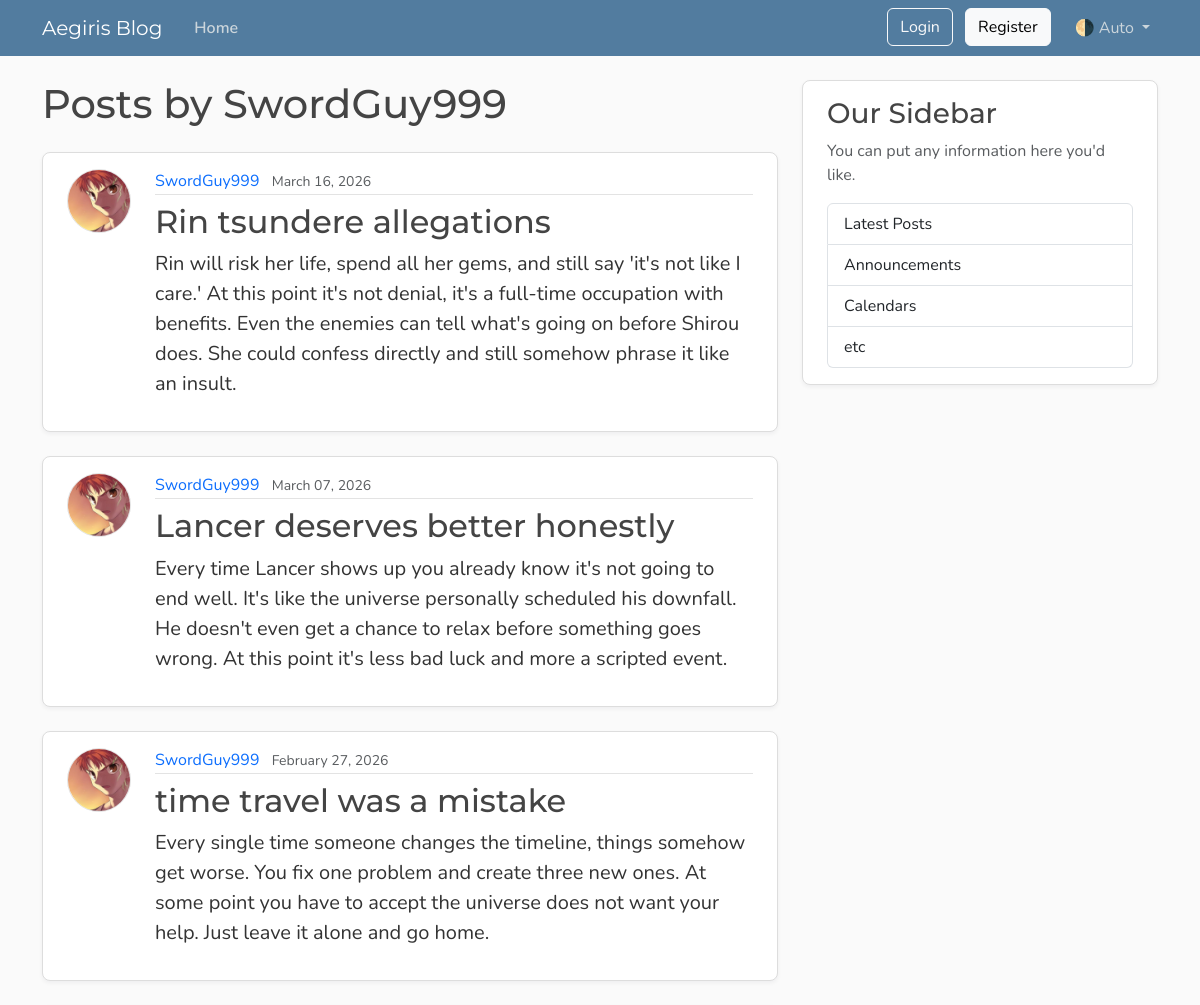
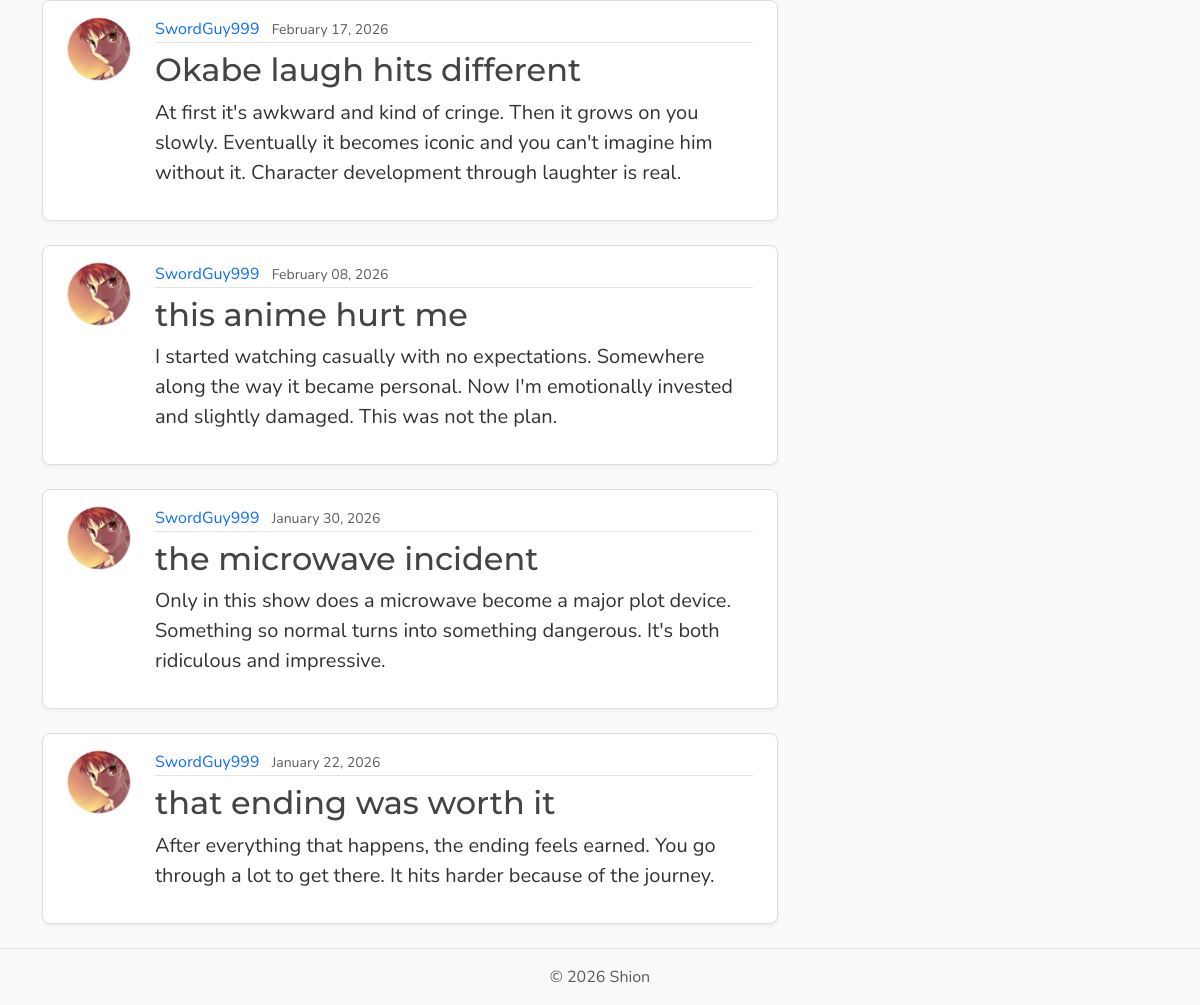
Screenshot of /users/4/posts with the database file from the repository (2 pictures, top to bottom).
### models.py (models this page shows, shortened)
class User(Base):
    __tablename__ = "users"
    id: Mapped[int] = mapped_column(Integer, primary_key= True, index= True)
    username: Mapped[str] = mapped_column(String(50), unique= True, nullable= False)
    email: Mapped[str] = mapped_column(String(120), unique= True, nullable= False)
    password_hash: Mapped[str] = mapped_column(String(200), nullable=False)
    image_file: Mapped[str | None] = mapped_column(String(200), nullable=True, default=None)
    posts: Mapped[list[Post]] = relationship(back_populates="author", cascade="all, delete-orphan")

class Post(Base):
    __tablename__ = "posts"
    id: Mapped[int] = mapped_column(Integer, primary_key= True, index= True)
    title: Mapped[str] = mapped_column(String(100), nullable= False)
    content: Mapped[str] = mapped_column(Text, nullable= False)
    user_id: Mapped[str | None] = mapped_column(ForeignKey("users.id"), nullable=True, index=True)
    date_posted: Mapped[datetime] = mapped_column(DateTime(timezone=True),default=lambda: datetime.now(UTC))
    author: Mapped[User] = relationship(back_populates="posts")

### main.py (the view)
@app.get("/users/{user_id}/posts", include_in_schema=False, name='user_posts')
async def user_posts_page(request: Request, user_id: int, db: Annotated[AsyncSession, Depends(get_db)]):
    result = await db.execute(select(models.User).where(models.User.id == user_id))
    user = result.scalars().first()
    if not user:
        raise HTTPException(status_code=status.HTTP_404_NOT_FOUND)
    result = await db.execute(
        select(models.Post).options(selectinload(models.Post.author)).where(models.Post.user_id == user_id)
        .order_by(models.Post.date_posted.desc())
        )
    posts = result.scalars().all()
    return templates.TemplateResponse(request, "user_posts.html", {"posts": posts, "user": user, "title": f"{user.username}'s posts"})

### templates/user_posts.html
{% extends "layout.html" %}
{% block content %}
  <h1 class="mb-4">Posts by {{ user.username }}</h1>
  {% for post in posts %}
    <article class="content-section py-3 px-4 mb-4">
      <div class="d-flex align-items-start gap-4">
        <img class="rounded-circle article-img flex-shrink-0"
             src="{{ post.author.image_path }}"
             alt="{{ post.author.username }}'s profile picture"
             width="64"
             height="64"
             loading="lazy">
        <div class="flex-grow-1">
          <div class="article-metadata mb-2">
            <a class="me-2"
               href="{{ url_for('user_posts', user_id=post.author.id) }}">{{ post.author.username }}</a>
            <small class="text-body-secondary">{{ post.date_posted.strftime("%B %d, %Y") }}</small>
          </div>
          <h2>
            <a class="article-title"
               href="{{ url_for('post_page', post_id=post.id) }}">{{ post.title }}</a>
          </h2>
          <p class="article-content">{{ post.content }}</p>
        </div>
      </div>
    </article>
  {% else %}
    <p class="text-body-secondary">No posts by this user yet.</p>
  {% endfor %}
{% endblock content %}

### static/css/main.css (style rules this page uses)
:root { --font-heading: "Montserrat", system-ui, -apple-system, BlinkMacSystemFont, sans-serif; --font-body: "Nunito", system-ui, -apple-system, BlinkMacSystemFont, sans-serif; --color-bg-body: #fafafa; --color-bg-content: #ffffff; --color-text-primary: #333333; --color-text-heading: #444444; --color-steel: #527c9f; --color-nav-link: #cbd5db; --color-nav-link-hover: #ffffff; --color-link-hover: #428bca; --color-border: #dddddd; --color-border-light: #e3e3e3; --spacing-xl: 5rem; --article-img-size: 4rem; --account-img-size: 7.813rem; }
body { font-family: var(--font-body); background: var(--color-bg-body); color: var(--color-text-primary); }
h1, h2, h3, h4, h5, h6 { font-family: var(--font-heading); color: var(--color-text-heading); }
a { text-decoration: none; }
.content-section { background: var(--color-bg-content); border: 1px solid var(--color-border); border-radius: 0.5rem; box-shadow: 0 2px 4px rgba(15, 23, 42, 0.05); transition: box-shadow 0.15s ease, transform 0.15s ease, border-color 0.15s ease; }
.article-title { color: var(--color-text-heading); transition: color 0.2s ease-in-out; }
.article-content { white-space: pre-line; font-size: 1.25rem; }
.article-img { height: var(--article-img-size); width: var(--article-img-size); flex-shrink: 0; object-fit: cover; border: 1px solid var(--color-border-light); box-shadow: 0 0 0 2px var(--color-bg-content); }
.article-metadata { padding-bottom: 0.063rem; border-bottom: 1px solid var(--color-border-light); }
.article-metadata a { transition: color 0.2s ease-in-out; }

### rows the page displays
User: username "SwordGuy999"
Post: author.image_path (picture), author.username "SwordGuy999", date_posted "March 16, 2026", title "Rin tsundere allegations", content "Rin will risk her life, spend all her gems, and still say 'it's not like I care.' At this point it's not denial, it's a full-time occupation with benefits. Even the enemies can tell what's going on before Shirou does. She could confess directly and still somehow phrase it like an insult."
Post: author.image_path (picture), author.username "SwordGuy999", date_posted "March 07, 2026", title "Lancer deserves better honestly", content "Every time Lancer shows up you already know it's not going to end well. It's like the universe personally scheduled his downfall. He doesn't even get a chance to relax before something goes wrong. At this point it's less bad luck and more a scripted event."
Post: author.image_path (picture), author.username "SwordGuy999", date_posted "February 27, 2026", title "time travel was a mistake", content "Every single time someone changes the timeline, things somehow get worse. You fix one problem and create three new ones. At some point you have to accept the universe does not want your help. Just leave it alone and go home."
Post: author.image_path (picture), author.username "SwordGuy999", date_posted "February 17, 2026", title "Okabe laugh hits different", content "At first it's awkward and kind of cringe. Then it grows on you slowly. Eventually it becomes iconic and you can't imagine him without it. Character development through laughter is real."
Post: author.image_path (picture), author.username "SwordGuy999", date_posted "February 08, 2026", title "this anime hurt me", content "I started watching casually with no expectations. Somewhere along the way it became personal. Now I'm emotionally invested and slightly damaged. This was not the plan."
Post: author.image_path (picture), author.username "SwordGuy999", date_posted "January 30, 2026", title "the microwave incident", content "Only in this show does a microwave become a major plot device. Something so normal turns into something dangerous. It's both ridiculous and impressive."
Post: author.image_path (picture), author.username "SwordGuy999", date_posted "January 22, 2026", title "that ending was worth it", content "After everything that happens, the ending feels earned. You go through a lot to get there. It hits harder because of the journey."
